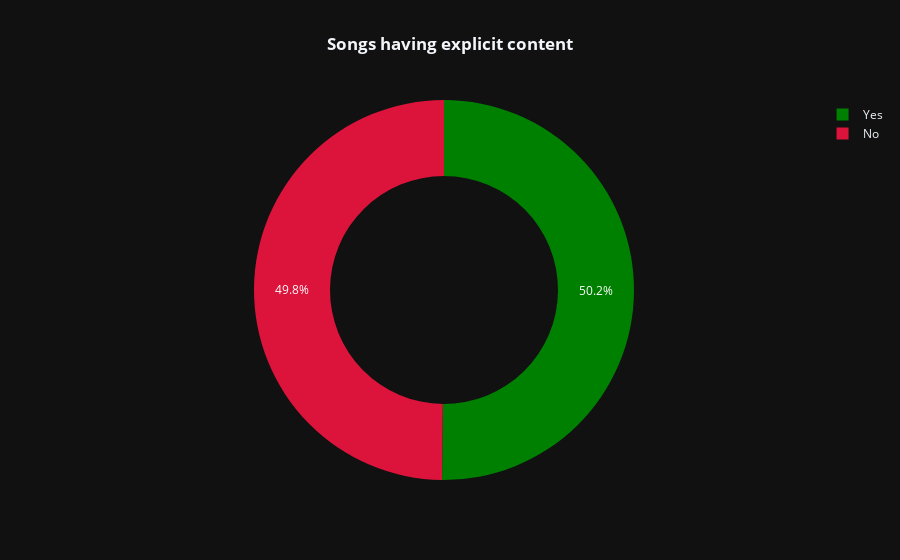

Notebook cell for this chart:
### Code cell
fig=px.pie(df.groupby('explicit_content',as_index=False).count().sort_values(by='song_title',ascending=False),
           names='explicit_content',values='song_title',labels={'song_title':'Total songs'},
           hole=.6,color_discrete_sequence=['green','crimson'],
           template='plotly_dark',title='<b>Songs having explicit content')
fig.update_layout(title_x=0.5)

### Figure 1 — Plotly figure (JSON) as saved in the notebook; plotly's stock layout.template omitted (floating-point values rounded to 4 significant figures)
{"data": [{"domain": {"x": [0, 1], "y": [0, 1]}, "hole": 0.6, "hovertemplate": "explicit_content=%{label}<br>Total songs=%{value}<extra></extra>", "labels": ["Yes", "No"], "legendgroup": "", "name": "", "showlegend": true, "type": "pie", "values": [25083, 24917]}], "layout": {"autosize": true, "legend": {"tracegroupgap": 0}, "piecolorway": ["green", "crimson"], "title": {"text": "<b>Songs having explicit content", "x": 0.5}}}
